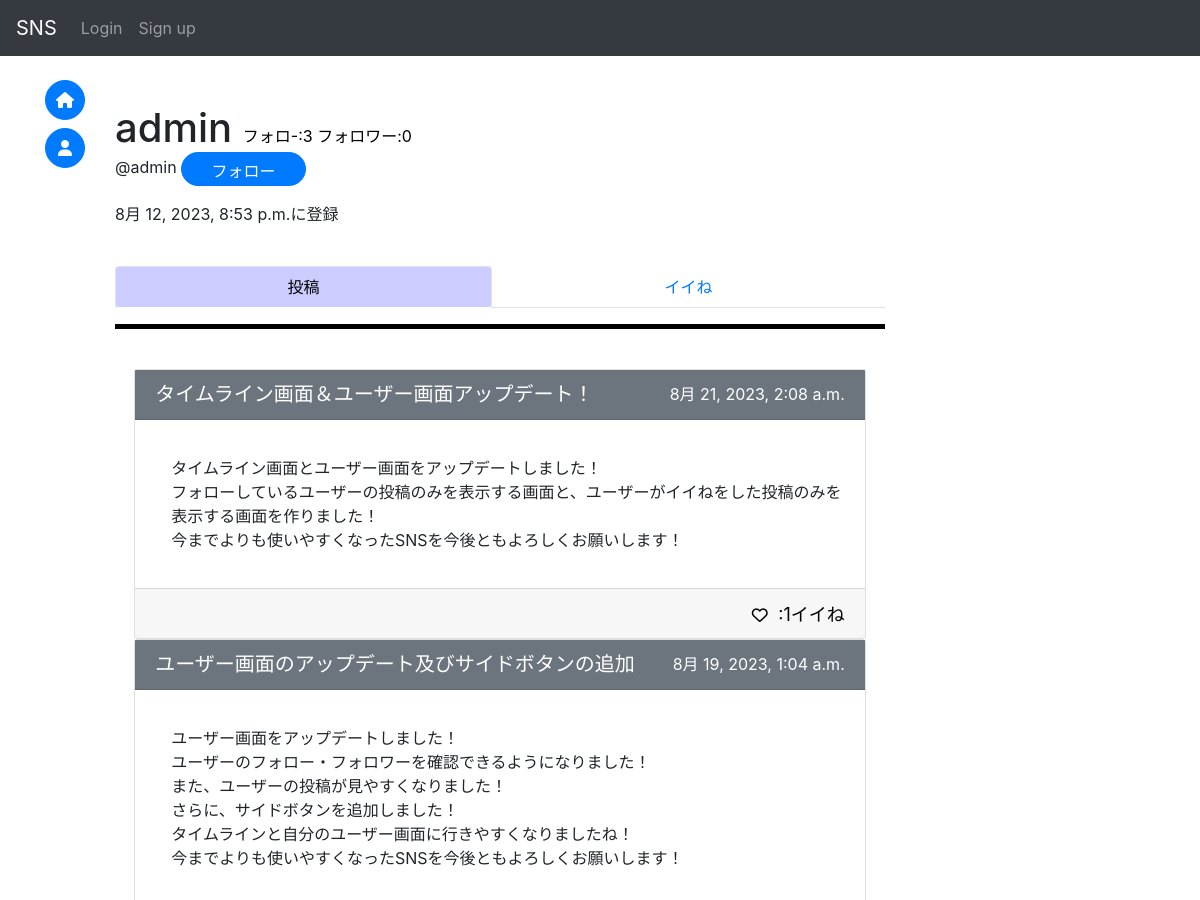
Before: /accounts/user/ac20daa5-716d-4be9-b037-15f506b8e887/ (upper part) with the older database file.
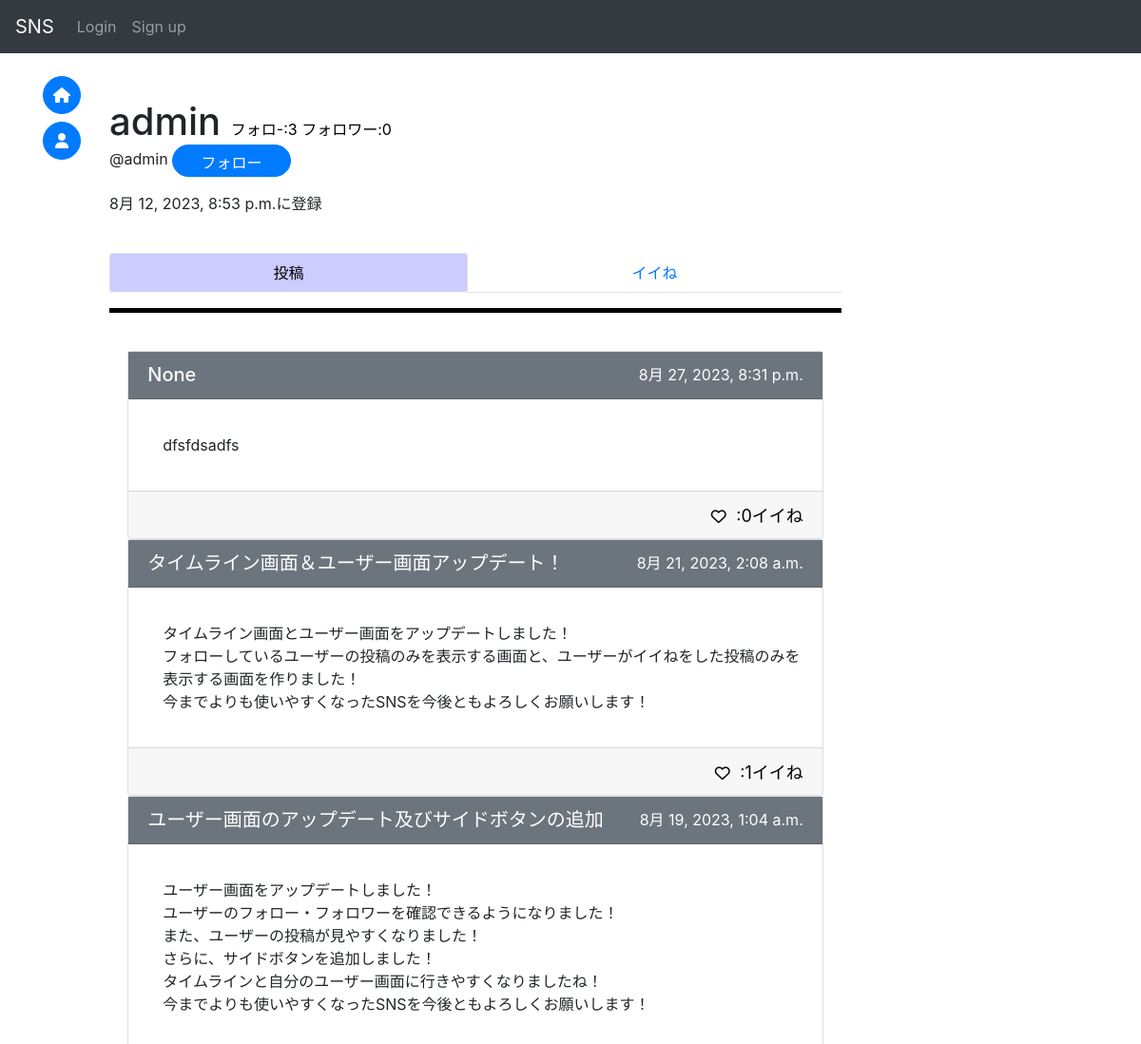
After: the same page with the newer database file.
### sns/models.py (models this page shows, shortened)
class Post(models.Model):
    id = models.UUIDField(primary_key=True, default=uuid.uuid4, editable=False)
    title = models.CharField(max_length=50, null=True)
    detail = models.TextField(max_length=255)
    author = models.ForeignKey(
        get_user_model(),
        on_delete=models.CASCADE
    )
    created_at = models.DateTimeField(auto_now_add=True)
    good_num = models.IntegerField(default=0)
    mode = models.IntegerField(default=0)#0:通常の投稿 1:コメント
    parent_post = models.ForeignKey(
        "Post",
        on_delete=models.CASCADE,
        null=True,
        blank=True
    )

### accounts/views.py (the view, shortened to what this page needs)
# urls.py: path("user/<str:id>/", views.user_detail, name="user"),
def user_detail(request, id):
    context = {}
    user = get_object_or_404(CustomUser, pk=id)
    post = Post.objects.filter(author=user)
    following_num = Follower.objects.filter(following=user).count()
    followed_num = Follower.objects.filter(followed=user).count()
    context["userDetail"] = user
    context["posts"] = post
    context["following"] = False
    context["following_num"] = following_num
    context["followed_num"] = followed_num
    good_posts = []
    gooding = Good.objects.filter(gooder=user)
    for g in gooding:
        good_posts.append(g.post)
    context["good_posts"] = good_posts
    context["btn_class"] = "btn-primary"
    if request.user.is_anonymous:
        return render(request, "accounts/userDetail.html", context)

### accounts/templates/accounts/userDetail.html (shortened to what the changed rows need)
{% extends "base.html" %}
{% block content %}
    <br>
    <div>
        <div>
            <h1 style="display:inline;">
                {{ userDetail.username }}
            </h1>
        </div>
    </div>
    {% if is_block %}
        <div>
            <br>
            <br>
            <h1 style="color:red; text-align:center;">ブロック中のユーザー<h1>
        </div>
    {% elif is_blocked %}
        <div>
            <br>
            <br>
            <h3 style="text-align:center;">このユーザーは投稿の公開を制限しています</h3>
        </div>
    {% else %}
        <div class="tab-content">
            <div class="tab-pane fade show active" id="item1" role="tabpanel" aria-labelledby="item1-tab">
                {% for post in posts reversed %}
                    <div class="card w-150px center-block mx-auto" style="position:relative;">
                        <a href="{% url 'sns:post' post.pk %}" style="position:absolute;inset:0;">
                            <div class="card-header bg-secondary h-50px">
                                <h5 style="text-align:left;float:left;">
                                    <a href='{% url "sns:post" post.pk %}' class="on-a title-link">
                                        {{ post.title }}
                                    </a>
                                </h5>
                                <p style="text-align:right">
                                    <font color="white">
                                        {{ post.created_at }}
                                    </font>
                                </p>
                            </div>
                            <div class="card-body detail">
                                <p class="card-text">
                                    {{ post.detail | linebreaks }}
                                </p>
                            </div>
                            <div class="card-footer h-50px text-right">
                                {% if request.user.is_anonymous %}
                                    <button onClick="location.href='{% url 'sns:good' post.id 1 %}'" class="good on-a">
                                        <i class="fa-regular fa-heart"></i>
                                    </button>
                                {% endif %}
                                <font size="4">
                                    <a href="{% url 'sns:good_user' post.id %}" class="notlink on-a">
                                        <div id="num_{{ post.id }}" style="display:inline;">:{{ post.good_num }}イイね</div>
                                    </a>
                                </font>
                            </div>
                        </a>
                    </div>
                {% endfor %}
            </div>
        </div>
    {% endif %}
{% endblock %}

Changed rows visible on the page:
added Post: title "None", created_at "8月 27, 2023, 8:31 p.m.", detail "dfsfdsadfs", good_num "0"
